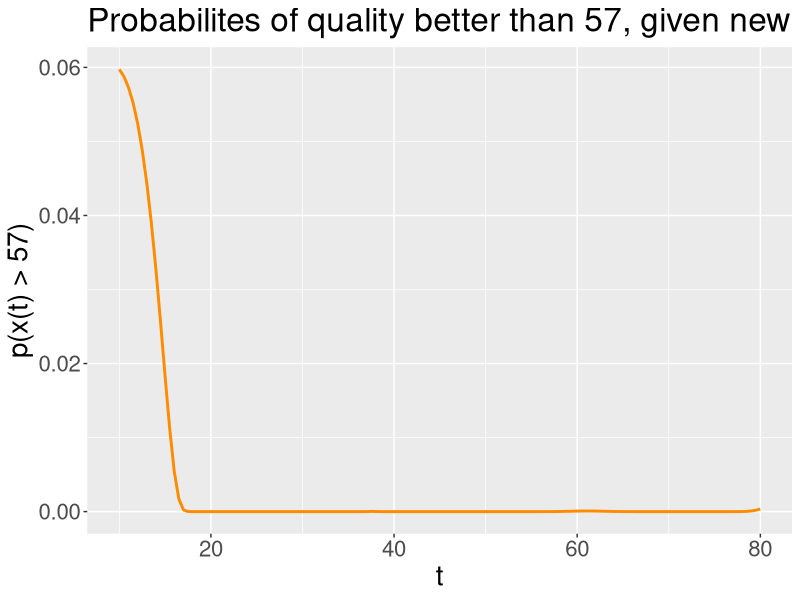

This figure's R source:
library("ggplot2")

sigma = 4
phi = 0.2

data = c(50.1, 39.1, 54.7, 42.1, 40.9)
points = c(19.4, 29.7, 36.1, 50.7, 71.9)
# for task 3
data = c(data, 49.7)
points = c(points, 40.7)
# new data point
# try at t = 10, because only here our model has the target quality contained in the 
# 90% prediction interval (i. e. testing other points would most likeley be a waste 
# according to our model)

t = (0:140) * 0.5 + 10
t = c(t, points)

# calculate the expected values and the variances of x(t) given the data
size = length(t)
H = abs( matrix(1, size, 1) %*% t - t %*% matrix(1, 1, size) )
S = sigma * sigma * (1 + phi * H) * exp( -phi * H )

my_a = matrix(50, 141, 1)
my_b = matrix(50, size - 141, 1)
S_a = S[1:141,1:141]
S_ab = S[1:141,142:size]
S_ba = S[142:size,1:141]
S_b = S[142:size,142:size]

my = my_a + S_ab %*% solve(S_b, data - my_b)
var = S_a - S_ab %*% solve(S_b) %*% S_ba
var = diag(var)

main = function() {
  
  #task 1, 2, 3
  p = ggplot()
  t = t[1:141]
  # lower and upper values for 90% prediction interval
  x_lower = my - sqrt(var) * 1.645
  x_upper = my + sqrt(var) * 1.645
  
  #adding the expected values and the prediction interval
  df1 = data.frame(t, my)
  df2 = data.frame(t, x_lower)
  df3 = data.frame(t, x_upper)
  p = p + geom_line(data = df1, aes(t, my), color = "darkorange", size = 1) +
    geom_line(data = df2, aes(t, x_lower), color = "#3399CC", size = 0.5) +
    geom_line(data = df3, aes(t, x_upper), color = "#3399CC", size = 0.5)
  #adding the initial data points
  df4 = data.frame(points, data)
  p = p + geom_point(data = df4, aes(points, data), size = 3, color = "black")
  p = p + theme(text = element_text(size = 20))
  p = p + labs(title = expression("E(x(t)) and the 90% prediction interval, given new data"), x = "t", y = "E(x)")
  # p = p + geom_line(data = data.frame(c(10, 80), c(57, 57)), aes(c(10, 80), c(57, 57)), color = "grey" )
  #print(p)
  
  # the probabilities that x(t) > 57,
  # are gaussian distributed with mean 'my' and variance 'var'
  q = ggplot()
  z = (57 - my) / sqrt(var)
  p_quality = 1 - pnorm(z)
  df4 = data.frame(t, p_quality)
  q = q + geom_line(data = df4, aes(t, p_quality), color = "darkorange", size = 1)
  q = q + theme(text = element_text(size = 20))
  q = q + labs(title = "Probabilites of quality better than 57, given new data", x = "t", y = "p(x(t) > 57)")
  print(q)
  
}

main()